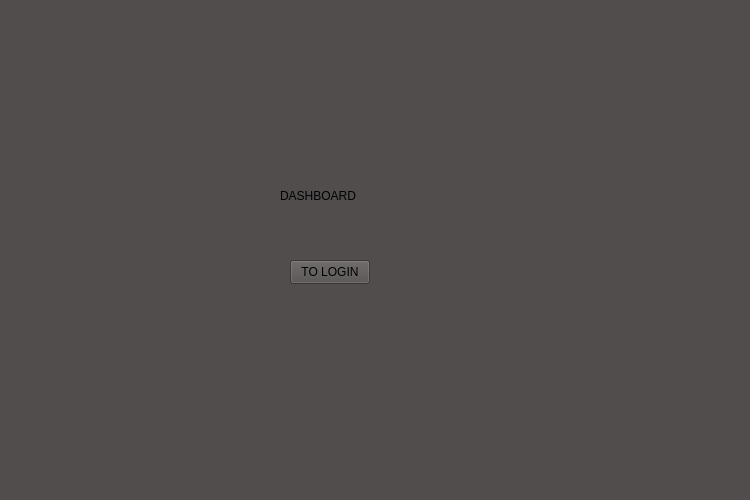
<?xml version="1.0" encoding="UTF-8"?>
<ui version="4.0">
 <class>DashboardWidget</class>
 <widget class="QWidget" name="DashboardWidget">
  <property name="geometry">
   <rect>
    <x>0</x>
    <y>0</y>
    <width>750</width>
    <height>500</height>
   </rect>
  </property>
  <property name="windowTitle">
   <string>Form</string>
  </property>
  <property name="styleSheet">
   <string notr="true">background: #514D4D;</string>
  </property>
  <widget class="QWidget" name="widget" native="true">
   <property name="geometry">
    <rect>
     <x>0</x>
     <y>0</y>
     <width>750</width>
     <height>500</height>
    </rect>
   </property>
   <widget class="QLabel" name="label">
    <property name="geometry">
     <rect>
      <x>280</x>
      <y>160</y>
      <width>121</width>
      <height>71</height>
     </rect>
    </property>
    <property name="text">
     <string>DASHBOARD</string>
    </property>
   </widget>
   <widget class="QPushButton" name="pushButton">
    <property name="geometry">
     <rect>
      <x>290</x>
      <y>260</y>
      <width>80</width>
      <height>24</height>
     </rect>
    </property>
    <property name="text">
     <string>TO LOGIN</string>
    </property>
   </widget>
  </widget>
 </widget>
 <resources/>
 <connections/>
</ui>
